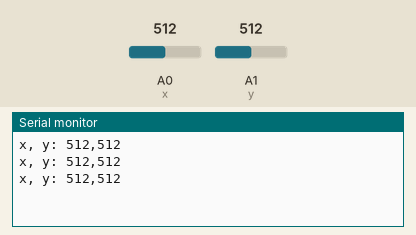
This sketch was run on a simulated Arduino Uno, built with avr-gcc and run on an emulated ATmega328P. On the bench: the last lines printed to the serial monitor. The inputs (shaded band) are chosen by the test bench; at power-on: A0 (x) = 512, A1 (y) = 512.

Above: at 1.3 s.
1.4 s: A0 (x) set to 716
At 1.9 s:
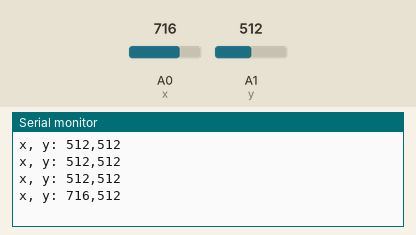
2.9 s: A1 (y) set to 716
At 3.4 s:
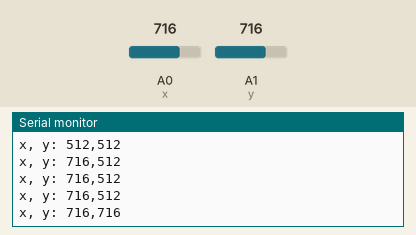
4.4 s: A0 (x) set to 900
At 4.9 s:
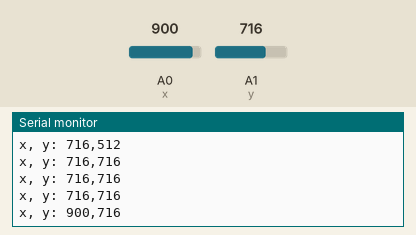
5.9 s: A1 (y) set to 900
At 6.3 s:
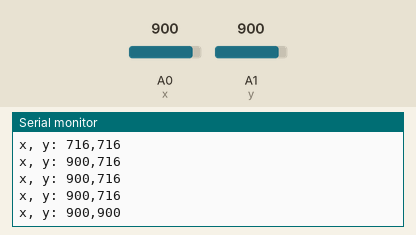
Timing chart, 0 to 8.4 s (numbered marks = the images above; inputs shaded):
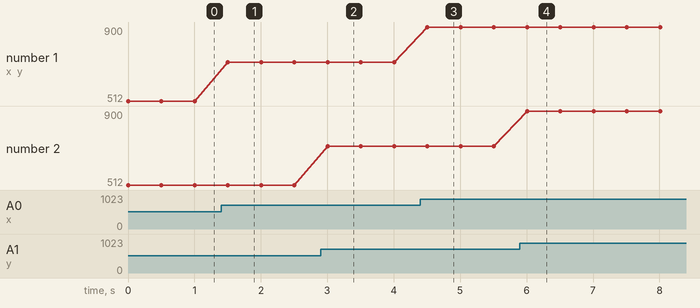

Measured:
- after the input at 1.4 s, the serial monitor: prints a new line after 0.10 s (image 1)
- after the input at 2.9 s, the serial monitor: prints a new line after 0.10 s (image 2)
- after the input at 4.4 s, the serial monitor: prints a new line after 0.11 s (image 3)
- after the input at 5.9 s, the serial monitor: prints a new line after 0.11 s (image 4)
- plotted number 1: 512 → 716 after the input at 1.4 s, 716 → 900 after the input at 4.4 s

The sketch:

simple_joystick.ino.ino
```cpp
int x = A0;
int y = A1;

void setup() {
  // put your setup code here, to run once:
  Serial.begin(9600);
  pinMode(x, INPUT);
  pinMode(y, INPUT);

}

void loop() {
  // put your main code here, to run repeatedly:
  Serial.print("x, y: ");
  Serial.print(analogRead(x));
  Serial.print(",");
  Serial.println(analogRead(y));
  delay(500);
}
```
